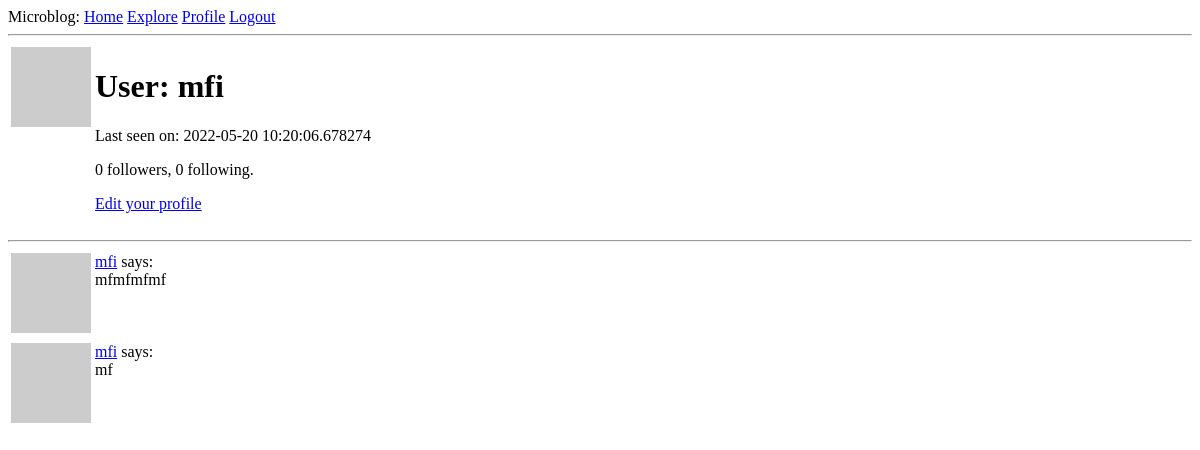
/user/mfi (signed in), run on an earlier commit of the app's database.
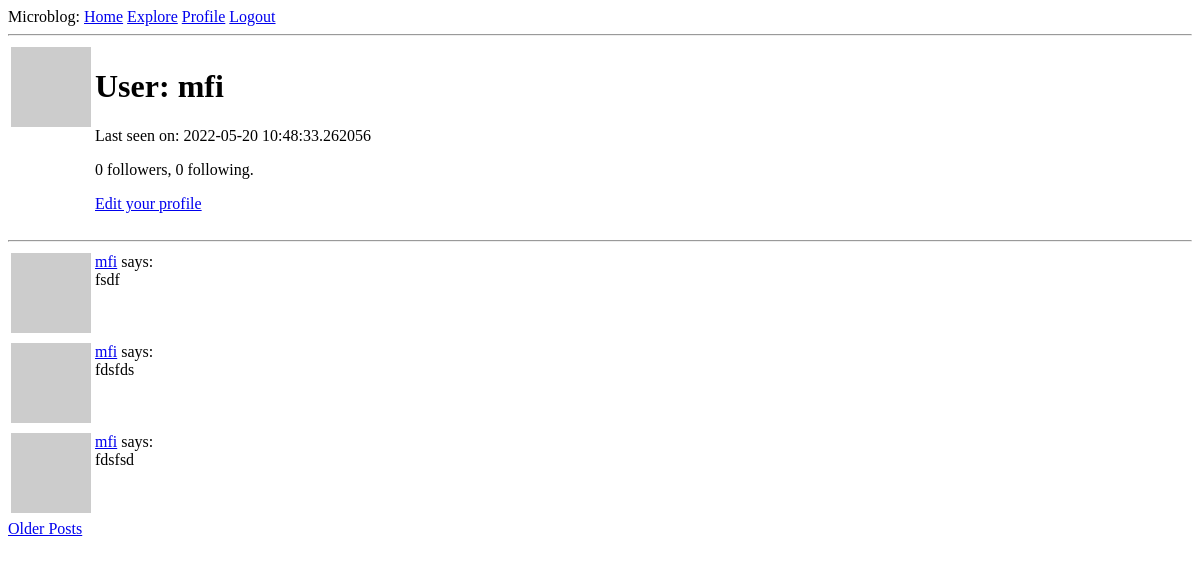
And on a later commit of the database.
### app/models.py (models this page shows, shortened)
class User(UserMixin, db.Model):
    id = db.Column(db.Integer, primary_key=True)
    username = db.Column(db.String(64), index=True, unique=True)
    email = db.Column(db.String(120), index=True, unique=True)
    password_hash = db.Column(db.String(128))
    about_me = db.Column(db.String(140))
    last_seen = db.Column(db.DateTime, default=datetime.utcnow)
    posts = db.relationship('Post', backref='author', lazy='dynamic')
    followed = db.relationship(
            'User', secondary=followers,
            primaryjoin=(followers.c.follower_id == id),
            secondaryjoin=(followers.c.followed_id == id),
            backref=db.backref('followers', lazy='dynamic'), lazy='dynamic')
    def avatar(self, size):
        digest = md5(self.email.lower().encode('utf-8')).hexdigest()
        return f'https://gravatar.com/avatar/{digest}?d=identicon&s={size}'

class Post(db.Model):
    id = db.Column(db.Integer, primary_key=True)
    body = db.Column(db.String(140))
    timestamp = db.Column(db.DateTime, index=True, default=datetime.utcnow)
    user_id = db.Column(db.Integer, db.ForeignKey('user.id'))

### app/routes.py (the view)
@app.route('/user/<username>')
@login_required
def user(username):
    user = User.query.filter_by(username=username).first_or_404()
    page = request.args.get('page', 1, type=int)
    posts = user.posts.order_by(Post.timestamp.desc()).paginate(page, app.config['POSTS_PER_PAGE'], False)
    next_url = url_for('user', username=user.username, page=posts.next_num) \
            if posts.has_next else None
    prev_url = url_for('user', username=user.username, page=posts.prev_num) \
            if posts.has_prev else None
    form = EmptyForm()
    return render_template('user.html', user=user, posts=posts.items, form=form, next_url=next_url, prev_url=prev_url)

### app/models.py (called while the page is built)
@login.user_loader
def load_user(id):
    return User.query.get(int(id))

### app/routes.py (called while the page is built)
@app.before_request
def before_request():
    if current_user.is_authenticated:
        current_user.last_seen = datetime.utcnow()
        db.session.commit()

### app/templates/user.html (shortened to what this page needs)
{% extends "base.html" %}
{% block content %}
    <table>
        <tr valign="top">
            <td><img src="{{ user.avatar(128) }}" alt="{{ user.username + ' avatar' }}"></td>
            <td>
                <h1>User: {{ user.username }}</h1>
                {% if user.last_seen %}<p>Last seen on: {{ user.last_seen }}</p>{% endif %}
                <p>{{ user.followers.count() }} followers, {{ user.followed.count() }} following.</p>
                {% if user == current_user %}
                <p><a href="{{ url_for('edit_profile') }}">Edit your profile</a></p>
                {% endif %}
            </td>
        </tr>
    </table>
    <hr>
    {% for post in posts %}
        {% include '_post.html' %}
    {% endfor %}
    {% if next_url %}
    <a href="{{ next_url }}">Older Posts</a>
    {% endif %}
{% endblock %}

### app/templates/_post.html
<table>
    <tr valign="top">
        <td><img src="{{ post.author.avatar(36) }}" alt="{{ post.author.username + ' avatar' }}"></td>
        <td><a href="{{ url_for('user', username=post.author.username) }}">{{ post.author.username }}</a> says:<br>{{ post.body }}</td>
    </tr>
</table>

What changed in the data, as far as the page shows it:
no longer on this page (row unchanged): Post: author.username "mfi", body "mfmfmfmf"
no longer on this page (row unchanged): Post: author.username "mfi", body "mf"
changed User "mfi": last_seen "2022-05-20 10:20:06.678274" → "2022-05-20 10:48:33.262056"
added Post: author.username "mfi", body "fsdf"
added Post: author.username "mfi", body "fdsfds"
added Post: author.username "mfi", body "fdsfsd"
Also different on the page:
text now shown: "Older Posts"
